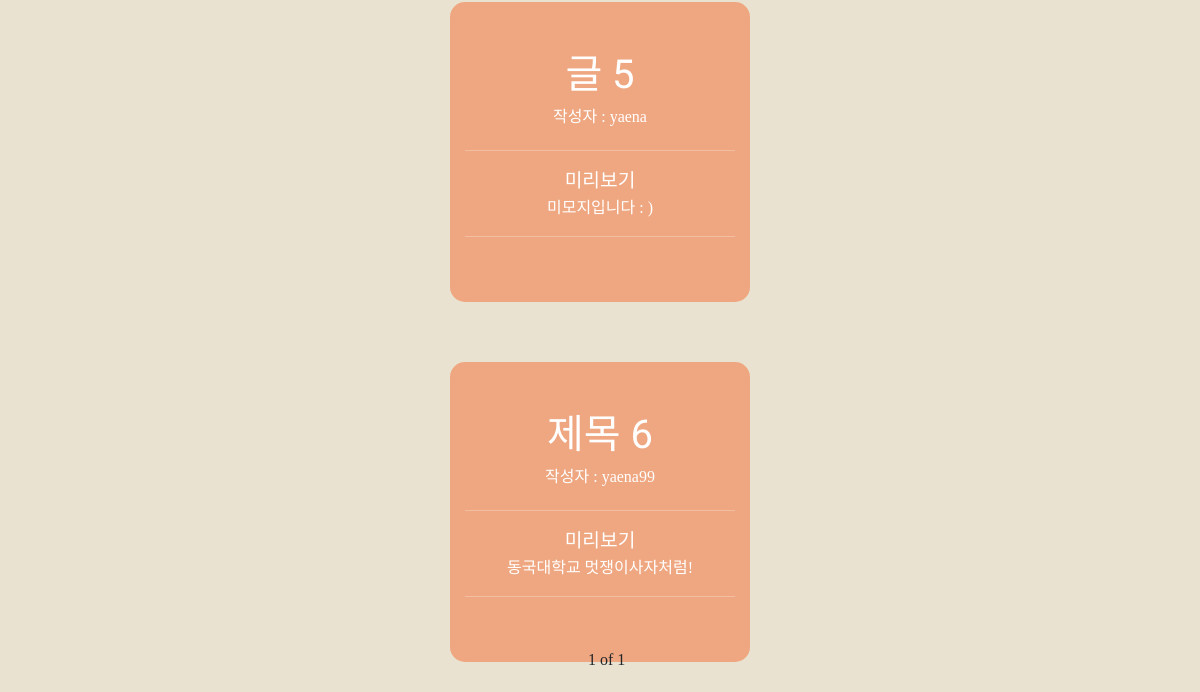
/post/ (signed in, lower part), run on an earlier commit of the app's database.
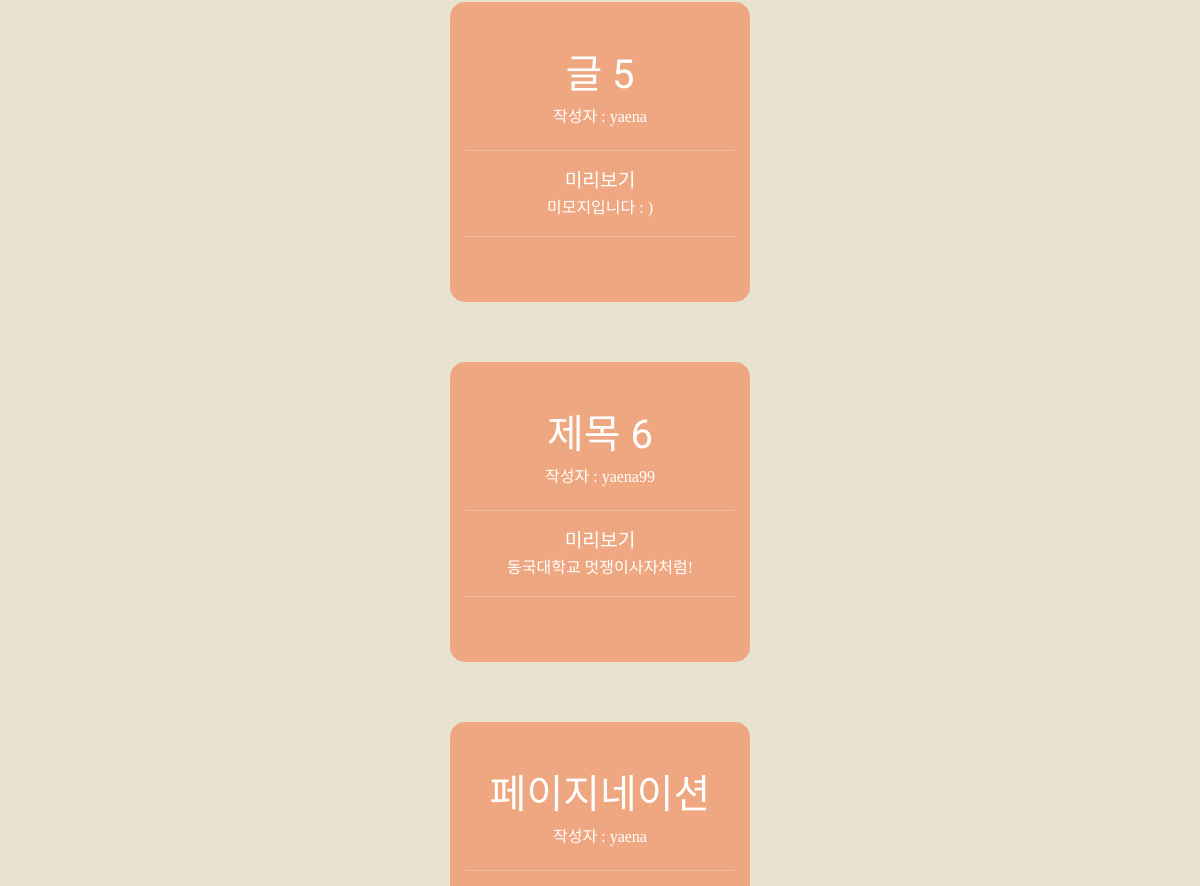
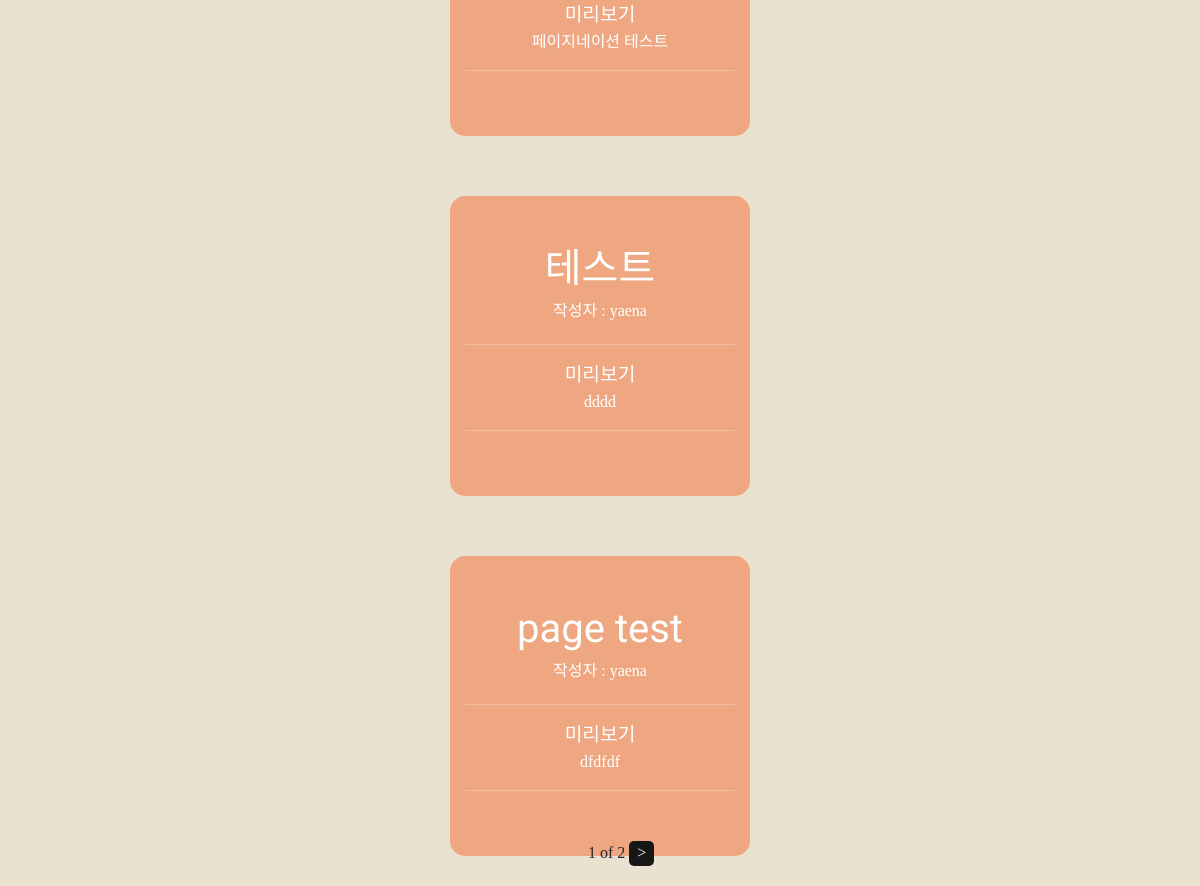
And on a later commit of the database (2 pictures, top to bottom).
### main/models.py (models this page shows, shortened)
class Post(models.Model):
    title = models.CharField(max_length=200)
    writer = models.ForeignKey(User,on_delete=models.CASCADE)
    pub_date = models.DateTimeField()
    body = models.TextField()
    image = models.ImageField(upload_to = 'post/', blank = True, null = True)
    like_user_set = models.ManyToManyField(User, blank=True, related_name='likes_user_set',through='Like')
    dislike_user_set = models.ManyToManyField(User, blank=True, related_name='dislikes_user_set',through='Dislike')
    def summary(self):
        return self.body[:20]

### main/views.py (the view)
# urls.py: path('post/',post, name = "post"),
def post(request):
    post_list = Post.objects.all()
    paginator = Paginator(post_list,8)
    page = request.GET.get('page')
    posts = paginator.get_page(page)
    return render(request,'main/post.html',{'posts':posts})

### main/templates/main/post.html (shortened to what this page needs)
{% extends 'base.html' %}
{% load static %}
{% block content %}
<div class = "Posts" id = "Posts">
    {% if user.is_authenticated %}
    <div id = "post_container">
      {% for post in posts %}
      <a href = "{% url 'main:detail' post.id %}" style="text-decoration: none;cursor:default">
        <div id = "post_box" style="cursor:pointer">
          <h1>{{post.title}}</h1>
          {% if post.writer %}
              {% if 'user' in post.writer.username %}
                  <h6>작성자 : {{ post.writer.last_name }} {{ post.writer.first_name }}</h6>
              {% else %}
                  <h6>작성자 : {{ post.writer }}</h6>
              {% endif %}
          {% else %}
              <h6>작성자 : 알 수 없음</h6>
          {% endif %}
          <hr style="width: 90%;margin-left: auto;margin-right: auto;">
            <p style="margin:0 ;font-size:larger;">미리보기</p>
            <h7>{{post.summary}}</h7>
            <hr style="width: 90%;margin-left: auto;margin-right: auto;">
        </div>
      </a>
      {%endfor%}
    </div>
    <div id = "page_number" style="position: fixed;bottom:20px;left: 49%;">
      <span>{{posts.number}}</span>
      <span>of</span>
      <span>{{posts.paginator.num_pages}}</span>
      {% if posts.has_next %}
      <span id = "next"><a href = "?page={{posts.next_page_number}}">&gt</a></span>
      {% endif %}
    </div>
    {% else %}
    <a href = "{% url 'account_login' %}" class = "btn btn-warning">로그인</a>
    <a href = "{% url 'account_signup'%}" class = "btn btn-warning">회원가입</a>
    {% endif %}
</div>
{% endblock %}

### profile_page/templates/base.html (shortened to what this page needs)
<!DOCTYPE html>
{% load static %}
    <html lang="en">
    <head>
        <link href="https://cdn.jsdelivr.net/npm/bootstrap@5.1.3/dist/css/bootstrap.min.css" rel="stylesheet">
        <link rel = "stylesheet" href = "{% static 'css/style.css' %}?a">
        <link rel="stylesheet" href="https://maxcdn.bootstrapcdn.com/font-awesome/5.8.2/css/font-awesome.min.css">
    </head>
    <body>
            {% block content %}
            {% endblock %}
    </body>
</html>

### profile_page/static/css/style.css (style rules this page uses)
html,body { background-color:RGB(233,226,209); }
.Posts { text-align: center; height: 100%; }
h1 { font-family: 'Black Han Sans', sans-serif; }
#post_container { margin-left: 300px; margin-right: 300px; display: grid; grid-template-columns: repeat(auto-fill, minmax(300px, 1fr)); place-items: center; column-gap: 20px; }
#post_box { width: 300px; height: 300px; margin-top: 30px; margin-bottom: 30px; background-color: #efa781; border-radius: 15px; font-family: dream; vertical-align:middle; display: flex; flex-direction: column; justify-content: center; color: white; }
#post_box h1 { font-size: 40px; font-weight:lighter; }
#page_number { font-family: dream; text-align: center; }
#page_number a { text-decoration: none; color: white; }
#next,#previous { display: inline-block; width: 25px; height: 25px; background-color:rgb(24, 23, 23); border-radius: 5px; }

What changed in the data, as far as the page shows it:
added Post: title "페이지네이션", writer "yaena", summary "페이지네이션 테스트"
added Post: title "테스트", writer "yaena", summary "dddd"
added Post: title "page test", writer "yaena", summary "dfdfdf"
Also different on the page:
{{ posts.paginator.num_pages }}: "1" → "2"
